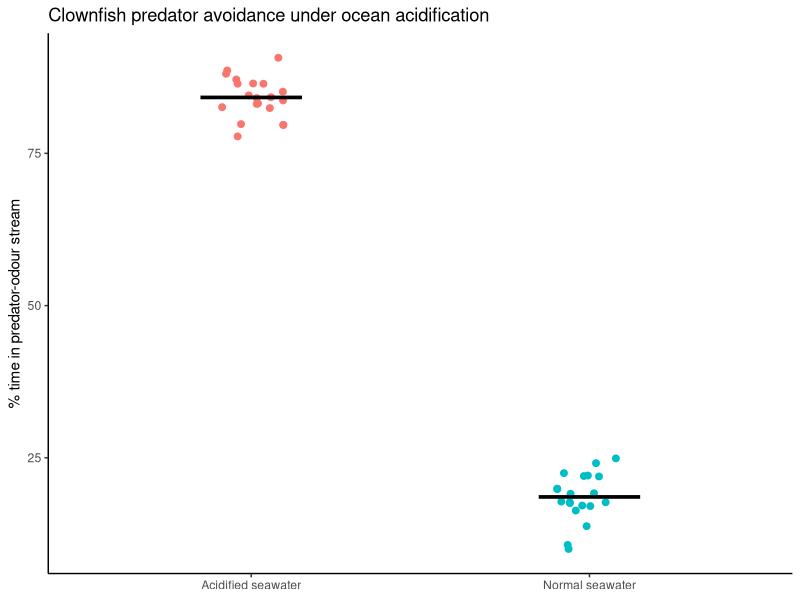
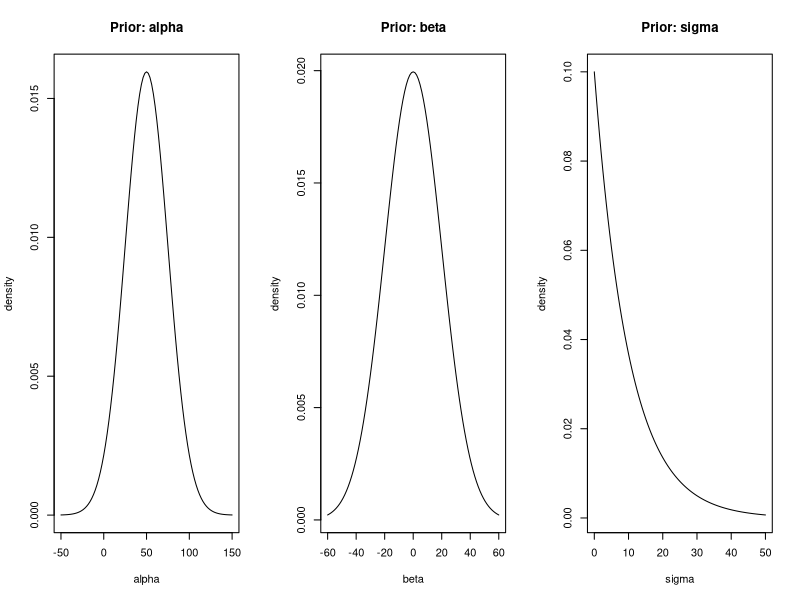

The R source for these figures, in order:
## ---- chunk 1
library(ggplot2)
dat <- read.csv("data/clownfish-oa.csv")
ggplot(dat, aes(x = group, y = time, colour = group)) +
  geom_jitter(width = 0.1, size = 2) +
  stat_summary(fun = mean, geom = "crossbar", width = 0.3, colour = "black") +
  labs(
    x = NULL,
    y = "% time in predator-odour stream",
    title = "Clownfish predator avoidance under ocean acidification"
  ) +
  theme_classic() +
  theme(legend.position = "none")

## ---- chunk 2
par(mfrow = c(1, 3))

# Prior on alpha
curve(dnorm(x, 50, 25), from = -50, to = 150,
      main = "Prior: alpha", xlab = "alpha", ylab = "density")

# Prior on beta
curve(dnorm(x, 0, 20), from = -60, to = 60,
      main = "Prior: beta", xlab = "beta", ylab = "density")

# Prior on tau
curve(dexp(x, 0.1), from = 0, to = 50,
      main = "Prior: sigma", xlab = "sigma", ylab = "density")
## ---- chunk 3
dat <- read.csv("data/clownfish-oa.csv")
m_glm <- glm(time ~ group, data = dat)
coef(m_glm)
confint(m_glm)
## ---- chunk 4
P_H      <- 0.01   # prior: Navy sonar (1 year in 100)
P_notH   <- 0.99   # prior: no sonar
P_D_H    <- 0.90   # P(beaching | sonar)
P_D_notH <- 0.05   # P(beaching | no sonar)

P_D <- P_D_H * P_H + P_D_notH * P_notH

P_H_D <- (P_D_H * P_H) / P_D

cat("P(sonar | beaching) =", round(P_H_D, 3), "\n")
## ---- chunk 5
# Try a higher prior on sonar
P_H_high <- 0.50
P_D_high <- P_D_H * P_H_high + P_D_notH * (1 - P_H_high)
P_H_D_high <- (P_D_H * P_H_high) / P_D_high
cat("With P(sonar) = 0.5, P(sonar | beaching) =", round(P_H_D_high, 3), "\n")
